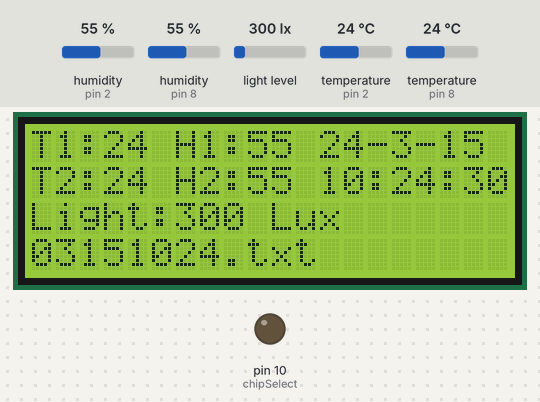
A sketch run on a simulated Arduino Uno, built with avr-gcc and run on an emulated ATmega328P. On the bench: 20×4 character LCD, output pins drawn as LEDs (lit = HIGH). Wiring (inferred from the names in the program): BH1750 light sensor at I2C address 0x23. The inputs (shaded band) are chosen by the test bench; at power-on: humidity (sensors on pin 2, pin 8) 55 %, light level 300 lx, temperature (sensors on pin 2, pin 8) 24 °C. The local clock reads 2024-03-15 10:24:30 at power-on unless the sketch sets it; storage starts empty; what the sketch prints to the serial monitor is not drawn.

Above: at 1.3 s.
1.4 s: humidity (sensor on pin 2) set to 22 %
At 3.1 s:
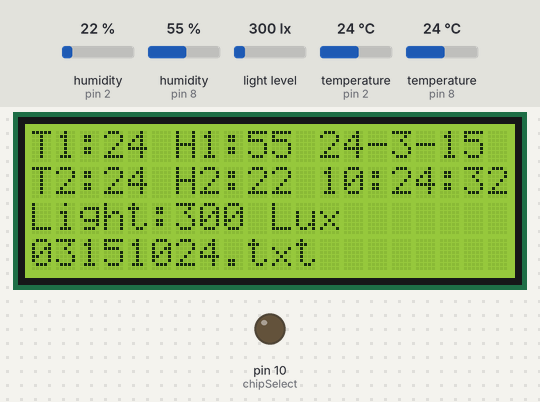
3.6 s: humidity (sensor on pin 8) set to 22 %
At 5.0 s:
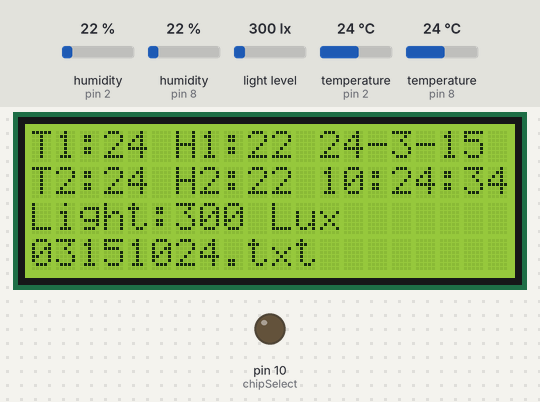
5.5 s: light level set to 40 lx
At 7.4 s:
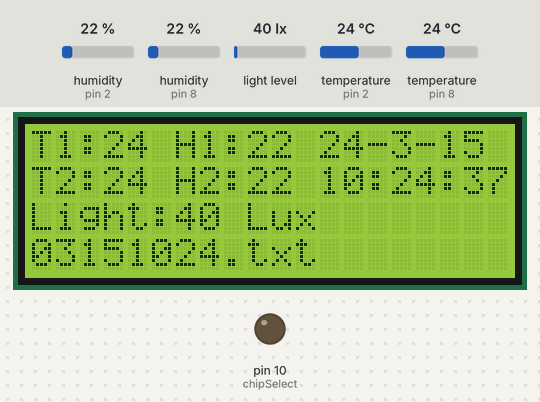
8.0 s: temperature (sensor on pin 2) set to 12 °C
At 10.0 s:
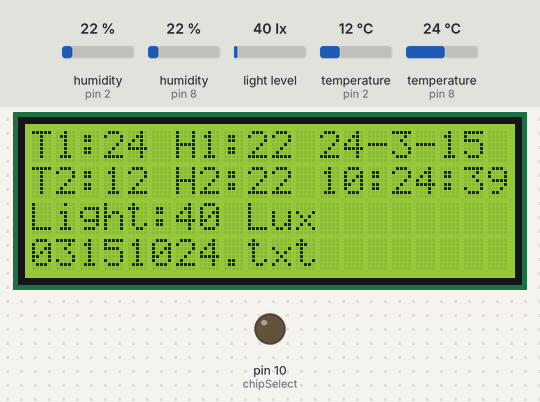
10.5 s: temperature (sensor on pin 8) set to 12 °C
At 12.8 s:
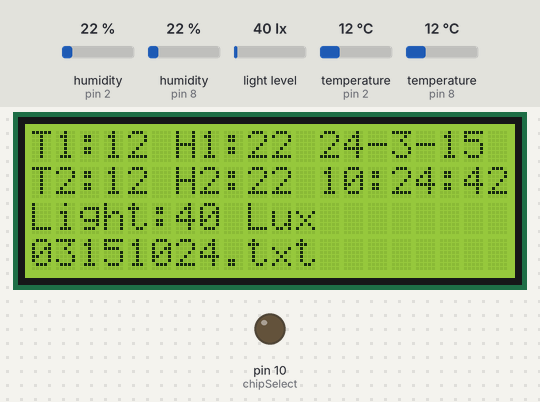
13.0 s: light level set to 500 lx
At 15.0 s:
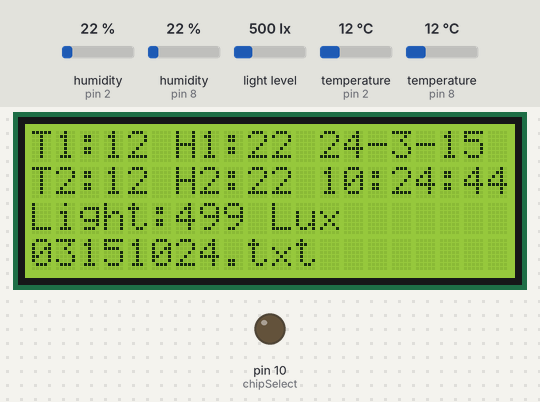
Timing chart, 0 to 16.5 s (numbered marks = the images above; inputs shaded):
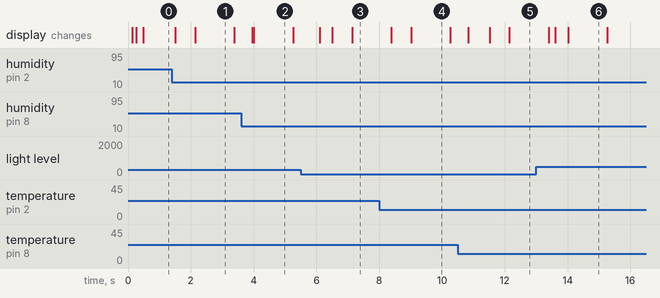

The sketch:

EnironmentMonitorSimple.ino
```cpp
#include <SD.h>
#include <Wire.h>
#include <LiquidCrystal_I2C.h>
#include "Light.h"
#include <dht11.h>
#include <DS3231.h>

char Title[200] = "Number,Date,Time,Press1,Press2,Press3,Voltage,Current,Power,Power_consumption,T1,T2,T3,T4,T5,T6,T7,T8,T9,T10,T11,T12,T13,T14,T15,T16,T17,T18,T19,T20,H1,H2";
LiquidCrystal_I2C lcd(0x27,20,4);  // set the LCD address to 0x27 for a 16 chars and 2 line display

const int chipSelect = 10;//SD卡的使能引脚
/*湿度传感器*/
dht11 DHT11_Master;
dht11 DHT11_Slaver;
#define DHT_M_PIN 8//湿度传感器
#define DHT_S_PIN 2//湿度传感器

/*时钟模块*/
DS3231 Clock;
bool h12;
bool PM;
bool Century = false;

char* DateFlieName="05031230.txt";  //使用时间命名txt文件名 !!!!! <<<<<Length liminit>>!!!!
File myFile;
boolean bCardPresented = true;

void setup(void) {
  Serial.begin(115200); //  For debug
    lcd.init();                      // initialize the lcd
  // Print a message to the LCD.
  lcd.backlight();
  //lcd.print("Hello, world!");

  Wire.begin();

  Serial.print("Initializing SD card...");
  // make sure that the default chip select pin is set to
  // output, even if you don't use it:
  pinMode(chipSelect, OUTPUT);
  //setClock();

 	// see if the card is present and can be initialized:
	if (!SD.begin(chipSelect))
	{
		Serial.println("Card failed, or not present");
		// don't do anything more:
                lcd.setCursor(0, 3);
                lcd.print("Card not present!");
		bCardPresented = false;
	}

	printDirectory(SD.open("/"), 0);

	Serial.println("printDirectory done!");

	//开机获取时间，用于命名文件，存放在DateFlieName中
        if(bCardPresented)
        {
          getDateFlieName();
       	  Serial.println(DateFlieName);
          writeToSD(getMetadata(), DateFlieName);  //打印表头
  	  writeToSD(Title, DateFlieName);  //打印表头
          lcd.setCursor(0, 3);
          lcd.print(DateFlieName);
  	  Serial.println(Title);
        }

}

unsigned long int index = 0;
unsigned long int recordIndex = 0;
String strWriteToSd="";
void loop(void)
{
  	if (index % 3 == 0)
	{
                strWriteToSd = displayAndGetStoreageString(recordIndex);
		Serial.println(strWriteToSd);
	}

        if(index%10 == 0)
        {
          recordIndex++;
          writeToSD(strWriteToSd, DateFlieName);//Write all data to sd
        }
        delay(100);
        index++;

}

String displayAndGetStoreageString(unsigned long int storeageCounter)
{
  String dataWriteToFileStr = "";
    dataWriteToFileStr += storeageCounter;
    dataWriteToFileStr += ",";

    dataWriteToFileStr += getTime();
    dataWriteToFileStr += ",";

    int chk = DHT11_Master.read(DHT_M_PIN);                 //将读取到的值赋给chk
    int temp = DHT11_Master.temperature;
    int humi = DHT11_Master.humidity;
    lcd.setCursor(0, 0);
    lcd.print("T1:");
    lcd.print(temp);
    lcd.print(" ");
    lcd.print("H1:");
    lcd.print(humi);
    lcd.print(" ");
    dataWriteToFileStr += temp;
    dataWriteToFileStr += ",";
    dataWriteToFileStr += humi;
    dataWriteToFileStr += ",";

    //Data 18-05-12
    lcd.print(Clock.getYear());
    lcd.print("-");
    lcd.print(Clock.getMonth(Century));
    lcd.print("-");
    lcd.print(Clock.getDate());

    chk = DHT11_Slaver.read(DHT_S_PIN);                 //将读取到的值赋给chk
    temp = DHT11_Slaver.temperature;
    humi = DHT11_Slaver.humidity;
    lcd.setCursor(0, 1);
    lcd.print("T2:");
    lcd.print(temp);
    lcd.print(" ");
    lcd.print("H2:");
    lcd.print(humi);
    dataWriteToFileStr += temp;
    dataWriteToFileStr += ",";
    dataWriteToFileStr += humi;
    dataWriteToFileStr += ",";

    //Time 12:30:30
    lcd.print(" ");
    lcd.print(Clock.getHour(h12, PM));
    lcd.print(":");
    lcd.print(Clock.getMinute());
    lcd.print(":");
    lcd.print(Clock.getSecond());

    //Light
    int lux = readLight();
    lcd.setCursor(0, 2);
    lcd.print("Light:");
    lcd.print(lux);
    lcd.print(" ");
    lcd.print("Lux");
    lcd.print("     ");
    dataWriteToFileStr += lux;

  return dataWriteToFileStr;
}


String getTime()
{
	String str = "";
	char temp_buf[50];
	bool h12;
	bool PM;
	bool Century = false;
	snprintf(temp_buf, sizeof(temp_buf), "20%02d-%02d-%02d %02d:%02d:%02d",
			Clock.getYear(), Clock.getMonth(Century), Clock.getDate(),
			Clock.getHour(h12, PM), Clock.getMinute(), Clock.getSecond());
	//strcpy(datebuf, temp_buf);
	str += temp_buf;
	return str;
	//    Serial.println(datebuf);
}

String getDateFlieName(void)  //保存在全局变量DateFlieName中
{

	String timeStr = "";
	//name length limit?
	//snprintf(DateFlieName, 13, "File%02d.txt", Clock.getMinute());
      //char DateFlieName[24]="2018-05-12-11:20:30.txt";  //使用时间命名txt文件名
        snprintf(DateFlieName,13,"%02d%02d%02d%02d.txt",Clock.getMonth(Century), Clock.getDate(),
			Clock.getHour(h12, PM), Clock.getMinute());

	timeStr += DateFlieName;
	return timeStr;
}

String getMetadata(void)
{
      String strMetadata = "metadata:";
      char* tempBuf="2018-05-12 12:55:30";

  	bool h12;
	bool PM;
	bool Century = false;
        snprintf(tempBuf,20,"20%02d-%02d-%02d %02d:%02d:%02d", Clock.getYear(), Clock.getMonth(Century), Clock.getDate(),
			Clock.getHour(h12, PM), Clock.getMinute(), Clock.getSecond());

	strMetadata += tempBuf;

  return strMetadata;
}


void writeToSD(String str, char* filename)
{
	myFile = SD.open(filename, FILE_WRITE);
	if (myFile)
	{
		myFile.println(str);
		myFile.close();
	}
	// if the file isn't open, pop up an error:
	else
	{
		Serial.print("error opening: ");
		Serial.println(filename);
	}

}

void printDirectory(File dir, int numTabs) {
   while(true)
   {

     File entry =  dir.openNextFile();
     if (! entry)
     {
       // no more files
       //Serial.println("**nomorefiles**");
       break;
     }
     for (uint8_t i=0; i<numTabs; i++)
     {
       Serial.print('\t');
     }
     Serial.print(entry.name());
     if (entry.isDirectory())
     {
       Serial.println("/");
       printDirectory(entry, numTabs+1);
     } else
     {
       // files have sizes, directories do not
       Serial.print("\t\t");
       Serial.println(entry.size(), DEC);
     }
     entry.close();
   }
}

void setClock()
{
	Clock.setSecond(0);			//Set the second
	Clock.setMinute(19);			//Set the minute
	Clock.setHour(20);  //Set the hour
	Clock.setDoW(6);    //Set the day of the week
	Clock.setDate(12);  //Set the date of the month
	Clock.setMonth(5);  //Set the month of the year
	Clock.setYear(18);  //Set the year (Last two digits of the year)
}
```

Light.cpp
```cpp
#include "Light.h"

int BH1750address = 0x23; //芯片地址为16位23
byte lightBuff[2];


///////////////////////////////////////////////////////////////////////////
// get data from light sensor
// you can replace this code for your sensor
uint16_t readLight()
{
  uint16_t val = 0;
  BH1750_Init(BH1750address);
  delay(200);
  if (2 == BH1750_Read(BH1750address))
  {
    val = ((lightBuff[0] << 8) | lightBuff[1]) / 1.2;
  }

//  Serial.print("Sensor value is: ");
//  Serial.println((int)val);

  return val;
}

int BH1750_Read(int address) //
{
  int i = 0;
  Wire.beginTransmission(address);
  Wire.requestFrom(address, 2);
  while (Wire.available()) //
  {
    lightBuff[i] = Wire.read();  // receive one byte
    i++;
  }
  Wire.endTransmission();
  return i;
}

void BH1750_Init(int address)
{
  Wire.beginTransmission(address);
  Wire.write(0x10);//1lx reolution 120ms
  Wire.endTransmission();
}
```

Light.h
```cpp
#ifndef LIGHT_H
#define LIGHT_H

#include "Arduino.h"
#include <Wire.h>

int BH1750_Read(int address);
uint16_t readLight();
void BH1750_Init(int address);
#endif
```

Measured:
- what the display in image 2 shows lasts 1.3 s, from 4.0 s to 5.3 s
- what the display in image 4 shows lasts 1.3 s, from 9.0 s to 10.3 s
